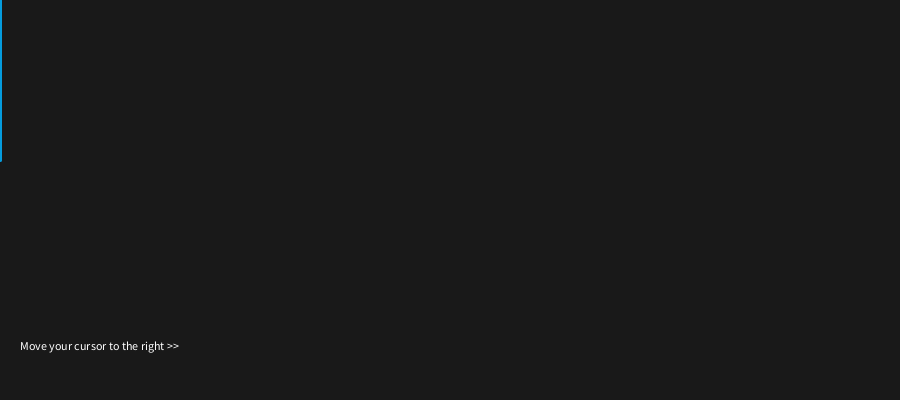
Frame 1 (no input)
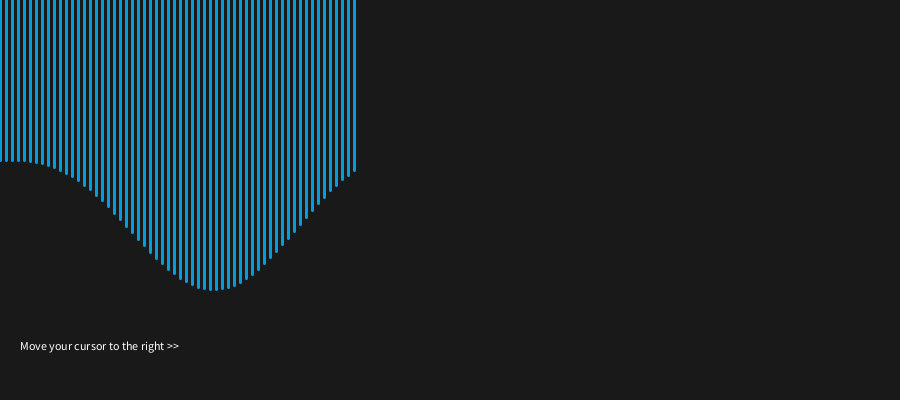
Frame 60 (the mouse pressed at the canvas centre just before this capture)
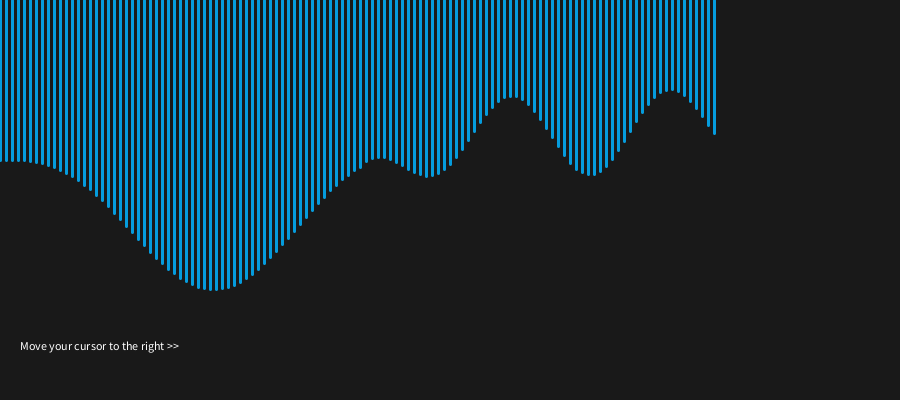
Frame 120 (the mouse held since frame 60 and released just before this capture)

The Processing sketch that drew these frames (run headless with seeded random() and noise(); from frame 60 on, the mouse is pressed at the canvas centre):

// Processing sketch: processing_176859
// ── processing_176859.pde

void setup() {
  size(900, 400);
  smooth();
  background(25);
  strokeWeight(3);
  stroke(#059cdd);
  text("Move your cursor to the right >>", 20, 350);
}

float a = 0;
float x = 0;

void draw() {
  //Multiplying lots of sin(); and mapping to the wanted height
  float y = map(sin(a)*sin(a*0.7)*sin(a*0.9), -1, 1, 20, 300);
  
  //Creating the point
  line(x, y, x, 0);

  //Gets mouse X position on canvas, maps to 0 - 0.09 interval
  float mousePos = map(mouseX, 0, width, 0, 0.09);
  
  //Adds mousePos to sin parameter
  a = a + mousePos + 0.05;
  
  //Adds mousePos to x increase
  x = x + 6;

  //Resets the canvas when the points reach the end of the screen 
  if (x > width) {
    background(25);
    text("Move your cursor to the right >>", 20, 350);
    x = 0;
  }
}
